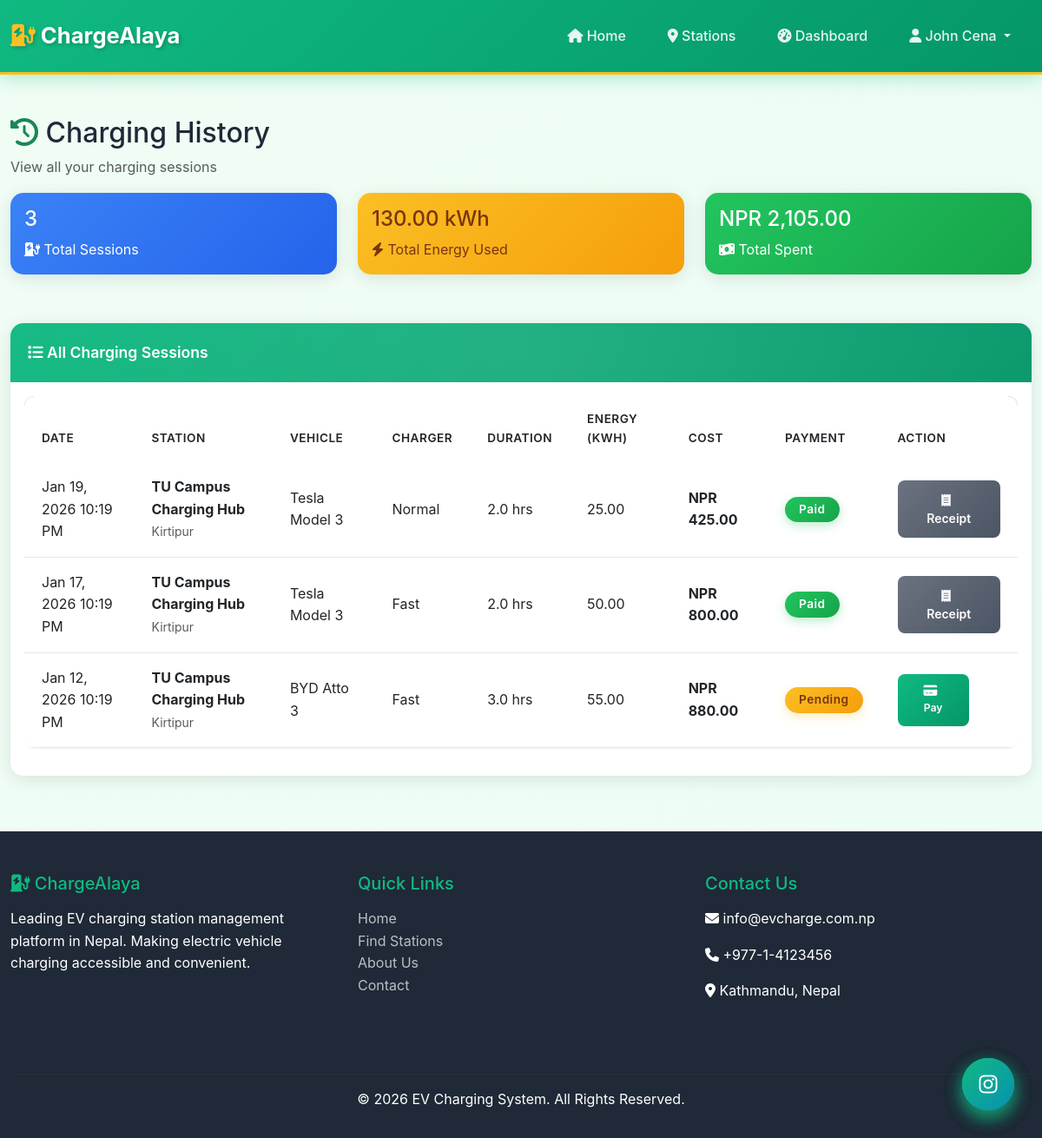
The page /user/charging_history.php (signed in) on the database its author committed.
### tables this page shows
CREATE TABLE `charging_sessions` (
  `session_id` int(11) NOT NULL,
  `user_id` int(11) NOT NULL,
  `vehicle_id` int(11) NOT NULL,
  `charger_id` int(11) NOT NULL,
  `start_time` datetime NOT NULL,
  `end_time` datetime DEFAULT NULL,
  `energy_used_kwh` decimal(10,2) DEFAULT NULL,
  `cost` decimal(10,2) DEFAULT NULL,
  `session_status` char(10) NOT NULL DEFAULT 'completed'
);

CREATE TABLE `charging_stations` (
  `station_id` int(11) NOT NULL,
  `station_name` varchar(200) NOT NULL,
  `user_id` int(11) NOT NULL,
  `address` text NOT NULL,
  `city` varchar(100) DEFAULT NULL,
  `province` varchar(100) DEFAULT NULL,
  `latitude` decimal(10,8) DEFAULT NULL,
  `longitude` decimal(11,8) DEFAULT NULL,
  `operating_hours` varchar(100) DEFAULT NULL,
  `status` enum('online','offline','under_maintenance') DEFAULT 'online'
);

CREATE TABLE `vehicles` (
  `vehicle_id` int(11) NOT NULL,
  `user_id` int(11) NOT NULL,
  `brand` varchar(100) NOT NULL,
  `model` varchar(100) NOT NULL,
  `battery_capacity_kwh` decimal(6,2) DEFAULT NULL,
  `connector_type` varchar(50) DEFAULT NULL,
  `license_plate` varchar(50) DEFAULT NULL,
  `manufacturing_year` int(11) DEFAULT NULL
);

CREATE TABLE `chargers` (
  `charger_id` int(11) NOT NULL,
  `station_id` int(11) NOT NULL,
  `charger_type` enum('fast','normal') NOT NULL,
  `max_power_kw` decimal(6,2) NOT NULL,
  `connector_type` varchar(50) DEFAULT NULL,
  `status` enum('available','in_use','maintenance') DEFAULT 'available'
);

### partials/functions.php (called while the page is built, shortened)
<?php
function formatCurrency($amount) {
    return 'NPR ' . number_format($amount, 2);
}
function formatDateTime($datetime) {
    return date('M d, Y h:i A', strtotime($datetime));
}
?>

### user/charging_history.php (the view, shortened to what this page needs)
<?php
include '../partials/header.php';
$db = new Database();
$conn = $db->connect();
$user_id = $_SESSION['user_id'];
$query = "SELECT cs.*, cst.station_name, cst.city, v.brand, v.model, c.charger_type, p.payment_status, p.payment_method
          FROM charging_sessions cs
          JOIN chargers c ON cs.charger_id = c.charger_id
          JOIN charging_stations cst ON c.station_id = cst.station_id
          JOIN vehicles v ON cs.vehicle_id = v.vehicle_id
          LEFT JOIN payments p ON cs.session_id = p.session_id
          WHERE cs.user_id = $user_id
          ORDER BY cs.start_time DESC";
$sessions = $conn->query($query);
$total_sessions = $sessions->num_rows;
$total_energy = 0;
$total_cost = 0;
if ($total_sessions > 0) {
    $sessions->data_seek(0);
    while ($session = $sessions->fetch_assoc()) {
        $total_energy += $session['energy_used_kwh'];
        $total_cost += $session['cost'];
    }
}
?>
<div class="container my-5">
    <h2><i class="fas fa-history text-success"></i> Charging History</h2>
    <p class="text-muted">View all your charging sessions</p>
    <div class="row mb-4">
        <div class="col-md-4">
            <div class="card bg-primary text-white">
                <div class="card-body">
                    <h4><?php echo $total_sessions; ?></h4>
                    <p class="mb-0"><i class="fas fa-charging-station"></i> Total Sessions</p>
                </div>
            </div>
        </div>
        <div class="col-md-4">
            <div class="card bg-warning text-white">
                <div class="card-body">
                    <h4><?php echo number_format($total_energy, 2); ?> kWh</h4>
                    <p class="mb-0"><i class="fas fa-bolt"></i> Total Energy Used</p>
                </div>
            </div>
        </div>
        <div class="col-md-4">
            <div class="card bg-success text-white">
                <div class="card-body">
                    <h4><?php echo formatCurrency($total_cost); ?></h4>
                    <p class="mb-0"><i class="fas fa-money-bill-wave"></i> Total Spent</p>
                </div>
            </div>
        </div>
    </div>
    <?php if ($total_sessions > 0): ?>
        <div class="card">
            <div class="card-header">
                <i class="fas fa-list"></i> All Charging Sessions
            </div>
            <div class="card-body">
                <div class="table-responsive">
                    <table class="table table-custom" id="sessionsTable">
                        <thead>
                            <tr>
                                <th>Date</th>
                                <th>Station</th>
                                <th>Vehicle</th>
                                <th>Charger</th>
                                <th>Duration</th>
                                <th>Energy (kWh)</th>
                                <th>Cost</th>
                                <th>Payment</th>
                                <th>Action</th>
                            </tr>
                        </thead>
                        <tbody>
                            <?php
                            $sessions->data_seek(0);
                            while ($session = $sessions->fetch_assoc()):
                                $duration = 0;
                                if ($session['end_time']) {
                                    $duration = (strtotime($session['end_time']) - strtotime($session['start_time'])) / 3600;
                                }
                            ?>
                                <tr>
                                    <td><?php echo formatDateTime($session['start_time']); ?></td>
                                    <td>
                                        <strong><?php echo htmlspecialchars($session['station_name']); ?></strong><br>
                                        <small class="text-muted"><?php echo htmlspecialchars($session['city']); ?></small>
                                    </td>
                                    <td><?php echo htmlspecialchars($session['brand'] . ' ' . $session['model']); ?></td>
                                    <td><?php echo ucfirst($session['charger_type']); ?></td>
                                    <td><?php echo number_format($duration, 1); ?> hrs</td>
                                    <td><?php echo number_format($session['energy_used_kwh'], 2); ?></td>
                                    <td><strong><?php echo formatCurrency($session['cost']); ?></strong></td>
                                    <td>
                                        <?php
                                        if ($session['payment_status'] === 'paid') {
                                            echo '<span class="badge bg-success">Paid</span>';
                                        } elseif ($session['payment_status'] === 'failed') {
                                            echo '<span class="badge bg-danger">Failed</span>';
                                        } elseif ($session['payment_status'] === 'pending') {
                                            echo '<span class="badge bg-warning">Pending</span>';
                                        } else {
                                            echo '<span class="badge bg-secondary">Unknown</span>';
                                        }
                                        ?>
                                    </td>
                                    <td>
                                        <?php if ($session['payment_status'] === 'pending'): ?>
                                            <a href="make_payment.php?session_id=<?php echo $session['session_id']; ?>" class="btn btn-sm btn-custom text-center" style="min-width: 70px;">
                                                <i class="fas fa-credit-card d-block mb-1"></i>
                                                <small class="d-block">Pay</small>
                                            </a>
                                        <?php elseif ($session['payment_status'] === 'paid'): ?>
                                            <a href="receipt_pdf.php?session_id=<?php echo $session['session_id']; ?>" class="btn btn-sm btn-secondary-custom" target="_blank">
                                                <i class="fas fa-receipt"></i> Receipt
                                            </a>
                                        <?php else: ?>
                                            <span class="text-muted">-</span>
                                        <?php endif; ?>
                                    </td>
                                </tr>
                            <?php endwhile; ?>
                        </tbody>
                    </table>
                </div>
            </div>
        </div>
    <?php endif; ?>
</div>
<?php
include '../partials/footer.php';
?>

### assets/css/main.css (style rules this page uses)
:root { --primary-color: #10b981; --primary-dark: #059669; --primary-light: #34d399; --secondary-color: #3b82f6; --accent-blue: #0ea5e9; --accent-cyan: #06b6d4; --danger-color: #ef4444; --warning-color: #f59e0b; --success-color: #10b981; --info-color: #3b82f6; --dark-color: #1f2937; --darker-color: #111827; --light-color: #f9fafb; --gray-color: #6b7280; --gray-light: #e5e7eb; --border-color: #d1d5db; --electric-blue: #0891b2; --battery-green: #22c55e; --charging-yellow: #fbbf24; --shadow-sm: 0 1px 2px 0 rgba(0, 0, 0, 0.05); --shadow-md: 0 4px 6px -1px rgba(0, 0, 0, 0.1); --shadow-lg: 0 10px 15px -3px rgba(0, 0, 0, 0.1); --shadow-xl: 0 20px 25px -5px rgba(0, 0, 0, 0.1); }
* { margin: 0; padding: 0; box-sizing: border-box; }
body { font-family: 'Inter', 'Segoe UI', Tahoma, Geneva, Verdana, sans-serif; line-height: 1.6; color: #1f2937; background: linear-gradient(135deg, #f0fdf4 0%, #ecfdf5 100%); min-height: 100vh; }
html { scroll-behavior: smooth; }
.container { max-width: 1200px; }
.card { border: none; border-radius: 15px; box-shadow: 0 5px 15px rgba(0,0,0,0.08); transition: all 0.3s ease; margin-bottom: 2rem; }
.card-header { background: linear-gradient(135deg, var(--primary-color) 0%, var(--primary-dark) 100%); color: white; border-radius: 15px 15px 0 0 !important; padding: 1.25rem; font-weight: 600; font-size: 1.1rem; }
.btn-custom { background: linear-gradient(135deg, var(--primary-color) 0%, var(--primary-dark) 100%); border: none; color: white; padding: 12px 30px; border-radius: 8px; font-weight: 600; transition: all 0.3s ease; }
.btn-secondary-custom { background: linear-gradient(135deg, #6b7280 0%, #4b5563 100%); border: none; color: white; padding: 12px 30px; border-radius: 8px; font-weight: 600; transition: all 0.3s ease; }
.table-custom { background: white; border-radius: 10px; overflow: hidden; box-shadow: 0 2px 10px rgba(0,0,0,0.05); }
.table-custom thead { background: linear-gradient(135deg, var(--primary-color) 0%, var(--primary-dark) 100%); color: white; }
.table-custom thead th { border: none; padding: 1rem; font-weight: 600; }
.table-custom tbody td { padding: 1rem; vertical-align: middle; }
.table-custom { background: white; border-radius: 12px; overflow: hidden; box-shadow: var(--shadow-sm); }
.table-custom thead th { border: none; padding: 1rem 1.25rem; font-weight: 600; text-transform: uppercase; font-size: 0.85rem; letter-spacing: 0.5px; }
.table-custom tbody tr { transition: all 0.2s ease; }
.table-custom tbody td { padding: 1rem 1.25rem; vertical-align: middle; border-bottom: 1px solid var(--gray-light); }
.badge { padding: 0.5rem 1rem; border-radius: 50px; font-weight: 600; font-size: 0.85rem; display: inline-flex; align-items: center; gap: 0.5rem; }
.bg-success { background: linear-gradient(135deg, #22c55e 0%, #16a34a 100%) !important; box-shadow: 0 4px 12px rgba(34, 197, 94, 0.3); }
.bg-warning { background: linear-gradient(135deg, #fbbf24 0%, #f59e0b 100%) !important; box-shadow: 0 4px 12px rgba(251, 191, 36, 0.3); color: #78350f !important; }
.bg-primary { background: linear-gradient(135deg, #3b82f6 0%, #2563eb 100%) !important; box-shadow: 0 4px 12px rgba(59, 130, 246, 0.3); }
.btn-custom, .btn-warning-custom, .btn-secondary-custom, .btn-danger-custom { position: relative; overflow: hidden; z-index: 1; }
.btn-custom::before, .btn-warning-custom::before, .btn-secondary-custom::before, .btn-danger-custom::before { content: ''; position: absolute; top: 50%; left: 50%; width: 0; height: 0; border-radius: 50%; background: rgba(255, 255, 255, 0.3); transform: translate(-50%, -50%); transition: width 0.6s, height 0.6s; z-index: -1; }
.table-custom tbody tr { transition: all 0.3s ease; animation: fadeInScale 0.5s ease-out; }
.table-custom tbody tr:nth-child(even) { background-color: rgba(16, 185, 129, 0.05); }
.badge { animation: bounceIn 0.5s ease-out; font-weight: 600; padding: 0.5rem 1rem; letter-spacing: 0.5px; }
.card { transition: all 0.4s cubic-bezier(0.175, 0.885, 0.32, 1.275); border: none; animation: fadeInScale 0.6s ease-out; }
.card-header { background: linear-gradient(135deg, #10b981 0%, #059669 100%); border: none; position: relative; overflow: hidden; }
.card-header::after { content: ''; position: absolute; top: -50%; right: -50%; width: 200%; height: 200%; background: radial-gradient(circle, rgba(255,255,255,0.1) 0%, transparent 70%); animation: shimmer 3s linear infinite; }
.btn i.fas, .btn i.far { margin-right: 0.4rem; }

### rows shown on the page
charging_sessions: start_time "Jan 19, 2026 10:19 PM", charging_stations.station_name "TU Campus Charging Hub", charging_stations.city "Kirtipur", vehicle.model "Tesla Model 3", charger.charger_type "Normal", duration "2.0", energy_used_kwh "25.00", cost "NPR 425.00", shows "Paid"
charging_sessions: start_time "Jan 17, 2026 10:19 PM", charging_stations.station_name "TU Campus Charging Hub", charging_stations.city "Kirtipur", vehicle.model "Tesla Model 3", charger.charger_type "Fast", duration "2.0", energy_used_kwh "50.00", cost "NPR 800.00", shows "Paid"
charging_sessions: start_time "Jan 12, 2026 10:19 PM", charging_stations.station_name "TU Campus Charging Hub", charging_stations.city "Kirtipur", vehicle.model "BYD Atto 3", charger.charger_type "Fast", duration "3.0", energy_used_kwh "55.00", cost "NPR 880.00", shows "Pending"

### other values the page prints
$_SESSION['name'] "John Cena"
$total_sessions "3"
$total_energy "130.00"
formatCurrency($total_cost) "NPR 2,105.00"
